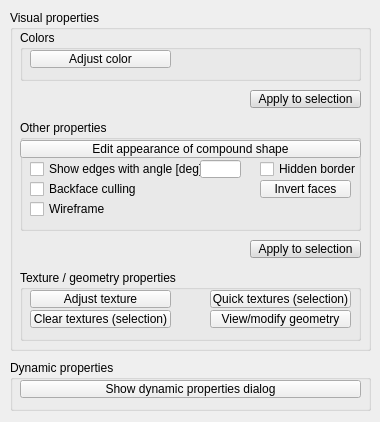
<?xml version="1.0" encoding="UTF-8"?>
<ui version="4.0">
 <class>CQDlgShapes</class>
 <widget class="QDialog" name="CQDlgShapes">
  <property name="windowModality">
   <enum>Qt::NonModal</enum>
  </property>
  <property name="geometry">
   <rect>
    <x>0</x>
    <y>0</y>
    <width>380</width>
    <height>422</height>
   </rect>
  </property>
  <property name="windowTitle">
   <string>Shape Properties</string>
  </property>
  <property name="windowOpacity">
   <double>1.000000000000000</double>
  </property>
  <property name="locale">
   <locale language="English" country="UnitedStates"/>
  </property>
  <property name="modal">
   <bool>false</bool>
  </property>
  <widget class="QGroupBox" name="groupBox_2">
   <property name="geometry">
    <rect>
     <x>10</x>
     <y>360</y>
     <width>361</width>
     <height>51</height>
    </rect>
   </property>
   <property name="title">
    <string>Dynamic properties</string>
   </property>
   <property name="flat">
    <bool>false</bool>
   </property>
   <widget class="QToolButton" name="qqEditDynamics">
    <property name="geometry">
     <rect>
      <x>10</x>
      <y>20</y>
      <width>341</width>
      <height>18</height>
     </rect>
    </property>
    <property name="focusPolicy">
     <enum>Qt::StrongFocus</enum>
    </property>
    <property name="text">
     <string>Show dynamic properties dialog</string>
    </property>
    <property name="checkable">
     <bool>true</bool>
    </property>
   </widget>
  </widget>
  <widget class="QGroupBox" name="groupBox_5">
   <property name="geometry">
    <rect>
     <x>10</x>
     <y>10</y>
     <width>361</width>
     <height>341</height>
    </rect>
   </property>
   <property name="title">
    <string>Visual properties</string>
   </property>
   <widget class="QGroupBox" name="qqColorGroup">
    <property name="geometry">
     <rect>
      <x>10</x>
      <y>20</y>
      <width>341</width>
      <height>51</height>
     </rect>
    </property>
    <property name="title">
     <string>Colors</string>
    </property>
    <property name="flat">
     <bool>false</bool>
    </property>
    <widget class="QToolButton" name="qqAdjustOutsideColor">
     <property name="geometry">
      <rect>
       <x>10</x>
       <y>20</y>
       <width>141</width>
       <height>18</height>
      </rect>
     </property>
     <property name="focusPolicy">
      <enum>Qt::StrongFocus</enum>
     </property>
     <property name="text">
      <string>Adjust color</string>
     </property>
    </widget>
   </widget>
   <widget class="QToolButton" name="qqApplyColors">
    <property name="geometry">
     <rect>
      <x>240</x>
      <y>80</y>
      <width>111</width>
      <height>18</height>
     </rect>
    </property>
    <property name="palette">
     <palette>
      <active>
       <colorrole role="WindowText">
        <brush brushstyle="SolidPattern">
         <color alpha="255">
          <red>0</red>
          <green>0</green>
          <blue>0</blue>
         </color>
        </brush>
       </colorrole>
       <colorrole role="Button">
        <brush brushstyle="SolidPattern">
         <color alpha="255">
          <red>220</red>
          <green>220</green>
          <blue>220</blue>
         </color>
        </brush>
       </colorrole>
       <colorrole role="Light">
        <brush brushstyle="SolidPattern">
         <color alpha="255">
          <red>255</red>
          <green>255</green>
          <blue>255</blue>
         </color>
        </brush>
       </colorrole>
       <colorrole role="Midlight">
        <brush brushstyle="SolidPattern">
         <color alpha="255">
          <red>237</red>
          <green>237</green>
          <blue>237</blue>
         </color>
        </brush>
       </colorrole>
       <colorrole role="Dark">
        <brush brushstyle="SolidPattern">
         <color alpha="255">
          <red>110</red>
          <green>110</green>
          <blue>110</blue>
         </color>
        </brush>
       </colorrole>
       <colorrole role="Mid">
        <brush brushstyle="SolidPattern">
         <color alpha="255">
          <red>147</red>
          <green>147</green>
          <blue>147</blue>
         </color>
        </brush>
       </colorrole>
       <colorrole role="Text">
        <brush brushstyle="SolidPattern">
         <color alpha="255">
          <red>0</red>
          <green>0</green>
          <blue>0</blue>
         </color>
        </brush>
       </colorrole>
       <colorrole role="BrightText">
        <brush brushstyle="SolidPattern">
         <color alpha="255">
          <red>255</red>
          <green>255</green>
          <blue>255</blue>
         </color>
        </brush>
       </colorrole>
       <colorrole role="ButtonText">
        <brush brushstyle="SolidPattern">
         <color alpha="255">
          <red>0</red>
          <green>0</green>
          <blue>0</blue>
         </color>
        </brush>
       </colorrole>
       <colorrole role="Base">
        <brush brushstyle="SolidPattern">
         <color alpha="255">
          <red>255</red>
          <green>255</green>
          <blue>255</blue>
         </color>
        </brush>
       </colorrole>
       <colorrole role="Window">
        <brush brushstyle="SolidPattern">
         <color alpha="255">
          <red>220</red>
          <green>220</green>
          <blue>220</blue>
         </color>
        </brush>
       </colorrole>
       <colorrole role="Shadow">
        <brush brushstyle="SolidPattern">
         <color alpha="255">
          <red>0</red>
          <green>0</green>
          <blue>0</blue>
         </color>
        </brush>
       </colorrole>
       <colorrole role="AlternateBase">
        <brush brushstyle="SolidPattern">
         <color alpha="255">
          <red>237</red>
          <green>237</green>
          <blue>237</blue>
         </color>
        </brush>
       </colorrole>
       <colorrole role="ToolTipBase">
        <brush brushstyle="SolidPattern">
         <color alpha="255">
          <red>255</red>
          <green>255</green>
          <blue>220</blue>
         </color>
        </brush>
       </colorrole>
       <colorrole role="ToolTipText">
        <brush brushstyle="SolidPattern">
         <color alpha="255">
          <red>0</red>
          <green>0</green>
          <blue>0</blue>
         </color>
        </brush>
       </colorrole>
      </active>
      <inactive>
       <colorrole role="WindowText">
        <brush brushstyle="SolidPattern">
         <color alpha="255">
          <red>0</red>
          <green>0</green>
          <blue>0</blue>
         </color>
        </brush>
       </colorrole>
       <colorrole role="Button">
        <brush brushstyle="SolidPattern">
         <color alpha="255">
          <red>220</red>
          <green>220</green>
          <blue>220</blue>
         </color>
        </brush>
       </colorrole>
       <colorrole role="Light">
        <brush brushstyle="SolidPattern">
         <color alpha="255">
          <red>255</red>
          <green>255</green>
          <blue>255</blue>
         </color>
        </brush>
       </colorrole>
       <colorrole role="Midlight">
        <brush brushstyle="SolidPattern">
         <color alpha="255">
          <red>237</red>
          <green>237</green>
          <blue>237</blue>
         </color>
        </brush>
       </colorrole>
       <colorrole role="Dark">
        <brush brushstyle="SolidPattern">
         <color alpha="255">
          <red>110</red>
          <green>110</green>
          <blue>110</blue>
         </color>
        </brush>
       </colorrole>
       <colorrole role="Mid">
        <brush brushstyle="SolidPattern">
         <color alpha="255">
          <red>147</red>
          <green>147</green>
          <blue>147</blue>
         </color>
        </brush>
       </colorrole>
       <colorrole role="Text">
        <brush brushstyle="SolidPattern">
         <color alpha="255">
          <red>0</red>
          <green>0</green>
          <blue>0</blue>
         </color>
        </brush>
       </colorrole>
       <colorrole role="BrightText">
        <brush brushstyle="SolidPattern">
         <color alpha="255">
          <red>255</red>
          <green>255</green>
          <blue>255</blue>
         </color>
        </brush>
       </colorrole>
       <colorrole role="ButtonText">
        <brush brushstyle="SolidPattern">
         <color alpha="255">
          <red>0</red>
          <green>0</green>
          <blue>0</blue>
         </color>
        </brush>
       </colorrole>
       <colorrole role="Base">
        <brush brushstyle="SolidPattern">
         <color alpha="255">
          <red>255</red>
          <green>255</green>
          <blue>255</blue>
         </color>
        </brush>
       </colorrole>
       <colorrole role="Window">
        <brush brushstyle="SolidPattern">
         <color alpha="255">
          <red>220</red>
          <green>220</green>
          <blue>220</blue>
         </color>
        </brush>
       </colorrole>
       <colorrole role="Shadow">
        <brush brushstyle="SolidPattern">
         <color alpha="255">
          <red>0</red>
          <green>0</green>
          <blue>0</blue>
         </color>
        </brush>
       </colorrole>
       <colorrole role="AlternateBase">
        <brush brushstyle="SolidPattern">
         <color alpha="255">
          <red>237</red>
          <green>237</green>
          <blue>237</blue>
         </color>
        </brush>
       </colorrole>
       <colorrole role="ToolTipBase">
        <brush brushstyle="SolidPattern">
         <color alpha="255">
          <red>255</red>
          <green>255</green>
          <blue>220</blue>
         </color>
        </brush>
       </colorrole>
       <colorrole role="ToolTipText">
        <brush brushstyle="SolidPattern">
         <color alpha="255">
          <red>0</red>
          <green>0</green>
          <blue>0</blue>
         </color>
        </brush>
       </colorrole>
      </inactive>
      <disabled>
       <colorrole role="WindowText">
        <brush brushstyle="SolidPattern">
         <color alpha="255">
          <red>110</red>
          <green>110</green>
          <blue>110</blue>
         </color>
        </brush>
       </colorrole>
       <colorrole role="Button">
        <brush brushstyle="SolidPattern">
         <color alpha="255">
          <red>220</red>
          <green>220</green>
          <blue>220</blue>
         </color>
        </brush>
       </colorrole>
       <colorrole role="Light">
        <brush brushstyle="SolidPattern">
         <color alpha="255">
          <red>255</red>
          <green>255</green>
          <blue>255</blue>
         </color>
        </brush>
       </colorrole>
       <colorrole role="Midlight">
        <brush brushstyle="SolidPattern">
         <color alpha="255">
          <red>237</red>
          <green>237</green>
          <blue>237</blue>
         </color>
        </brush>
       </colorrole>
       <colorrole role="Dark">
        <brush brushstyle="SolidPattern">
         <color alpha="255">
          <red>110</red>
          <green>110</green>
          <blue>110</blue>
         </color>
        </brush>
       </colorrole>
       <colorrole role="Mid">
        <brush brushstyle="SolidPattern">
         <color alpha="255">
          <red>147</red>
          <green>147</green>
          <blue>147</blue>
         </color>
        </brush>
       </colorrole>
       <colorrole role="Text">
        <brush brushstyle="SolidPattern">
         <color alpha="255">
          <red>110</red>
          <green>110</green>
          <blue>110</blue>
         </color>
        </brush>
       </colorrole>
       <colorrole role="BrightText">
        <brush brushstyle="SolidPattern">
         <color alpha="255">
          <red>255</red>
          <green>255</green>
          <blue>255</blue>
         </color>
        </brush>
       </colorrole>
       <colorrole role="ButtonText">
        <brush brushstyle="SolidPattern">
         <color alpha="255">
          <red>110</red>
          <green>110</green>
          <blue>110</blue>
         </color>
        </brush>
       </colorrole>
       <colorrole role="Base">
        <brush brushstyle="SolidPattern">
         <color alpha="255">
          <red>220</red>
          <green>220</green>
          <blue>220</blue>
         </color>
        </brush>
       </colorrole>
       <colorrole role="Window">
        <brush brushstyle="SolidPattern">
         <color alpha="255">
          <red>220</red>
          <green>220</green>
          <blue>220</blue>
         </color>
        </brush>
       </colorrole>
       <colorrole role="Shadow">
        <brush brushstyle="SolidPattern">
         <color alpha="255">
          <red>0</red>
          <green>0</green>
          <blue>0</blue>
         </color>
        </brush>
       </colorrole>
       <colorrole role="AlternateBase">
        <brush brushstyle="SolidPattern">
         <color alpha="255">
          <red>220</red>
          <green>220</green>
          <blue>220</blue>
         </color>
        </brush>
       </colorrole>
       <colorrole role="ToolTipBase">
        <brush brushstyle="SolidPattern">
         <color alpha="255">
          <red>255</red>
          <green>255</green>
          <blue>220</blue>
         </color>
        </brush>
       </colorrole>
       <colorrole role="ToolTipText">
        <brush brushstyle="SolidPattern">
         <color alpha="255">
          <red>0</red>
          <green>0</green>
          <blue>0</blue>
         </color>
        </brush>
       </colorrole>
      </disabled>
     </palette>
    </property>
    <property name="focusPolicy">
     <enum>Qt::StrongFocus</enum>
    </property>
    <property name="text">
     <string>Apply to selection</string>
    </property>
   </widget>
   <widget class="QGroupBox" name="qqOtherPropGroup">
    <property name="geometry">
     <rect>
      <x>10</x>
      <y>110</y>
      <width>341</width>
      <height>111</height>
     </rect>
    </property>
    <property name="title">
     <string>Other properties</string>
    </property>
    <property name="flat">
     <bool>false</bool>
    </property>
    <widget class="QCheckBox" name="qqBackfaceCulling">
     <property name="geometry">
      <rect>
       <x>10</x>
       <y>60</y>
       <width>151</width>
       <height>18</height>
      </rect>
     </property>
     <property name="focusPolicy">
      <enum>Qt::StrongFocus</enum>
     </property>
     <property name="text">
      <string>Backface culling</string>
     </property>
    </widget>
    <widget class="QCheckBox" name="qqWireframe">
     <property name="geometry">
      <rect>
       <x>10</x>
       <y>80</y>
       <width>151</width>
       <height>18</height>
      </rect>
     </property>
     <property name="focusPolicy">
      <enum>Qt::StrongFocus</enum>
     </property>
     <property name="text">
      <string>Wireframe</string>
     </property>
    </widget>
    <widget class="QCheckBox" name="qqShowEdges">
     <property name="geometry">
      <rect>
       <x>10</x>
       <y>40</y>
       <width>171</width>
       <height>18</height>
      </rect>
     </property>
     <property name="focusPolicy">
      <enum>Qt::StrongFocus</enum>
     </property>
     <property name="text">
      <string>Show edges with angle [deg]</string>
     </property>
    </widget>
    <widget class="QLabel" name="label">
     <property name="geometry">
      <rect>
       <x>10</x>
       <y>20</y>
       <width>111</width>
       <height>18</height>
      </rect>
     </property>
     <property name="text">
      <string>Shading angle [deg]</string>
     </property>
    </widget>
    <widget class="QLineEdit" name="qqShadingAngle">
     <property name="geometry">
      <rect>
       <x>125</x>
       <y>20</y>
       <width>41</width>
       <height>18</height>
      </rect>
     </property>
    </widget>
    <widget class="QToolButton" name="qqInvertFaces">
     <property name="geometry">
      <rect>
       <x>240</x>
       <y>60</y>
       <width>91</width>
       <height>18</height>
      </rect>
     </property>
     <property name="focusPolicy">
      <enum>Qt::StrongFocus</enum>
     </property>
     <property name="text">
      <string>Invert faces</string>
     </property>
    </widget>
    <widget class="QLineEdit" name="qqEdgesAngle">
     <property name="geometry">
      <rect>
       <x>180</x>
       <y>40</y>
       <width>41</width>
       <height>18</height>
      </rect>
     </property>
    </widget>
    <widget class="QCheckBox" name="qqHiddenBorder">
     <property name="geometry">
      <rect>
       <x>240</x>
       <y>40</y>
       <width>101</width>
       <height>18</height>
      </rect>
     </property>
     <property name="focusPolicy">
      <enum>Qt::StrongFocus</enum>
     </property>
     <property name="text">
      <string>Hidden border</string>
     </property>
    </widget>
   </widget>
   <widget class="QToolButton" name="qqApplyMain">
    <property name="geometry">
     <rect>
      <x>240</x>
      <y>230</y>
      <width>111</width>
      <height>18</height>
     </rect>
    </property>
    <property name="palette">
     <palette>
      <active>
       <colorrole role="WindowText">
        <brush brushstyle="SolidPattern">
         <color alpha="255">
          <red>0</red>
          <green>0</green>
          <blue>0</blue>
         </color>
        </brush>
       </colorrole>
       <colorrole role="Button">
        <brush brushstyle="SolidPattern">
         <color alpha="255">
          <red>220</red>
          <green>220</green>
          <blue>220</blue>
         </color>
        </brush>
       </colorrole>
       <colorrole role="Light">
        <brush brushstyle="SolidPattern">
         <color alpha="255">
          <red>255</red>
          <green>255</green>
          <blue>255</blue>
         </color>
        </brush>
       </colorrole>
       <colorrole role="Midlight">
        <brush brushstyle="SolidPattern">
         <color alpha="255">
          <red>237</red>
          <green>237</green>
          <blue>237</blue>
         </color>
        </brush>
       </colorrole>
       <colorrole role="Dark">
        <brush brushstyle="SolidPattern">
         <color alpha="255">
          <red>110</red>
          <green>110</green>
          <blue>110</blue>
         </color>
        </brush>
       </colorrole>
       <colorrole role="Mid">
        <brush brushstyle="SolidPattern">
         <color alpha="255">
          <red>147</red>
          <green>147</green>
          <blue>147</blue>
         </color>
        </brush>
       </colorrole>
       <colorrole role="Text">
        <brush brushstyle="SolidPattern">
         <color alpha="255">
          <red>0</red>
          <green>0</green>
          <blue>0</blue>
         </color>
        </brush>
       </colorrole>
       <colorrole role="BrightText">
        <brush brushstyle="SolidPattern">
         <color alpha="255">
          <red>255</red>
          <green>255</green>
          <blue>255</blue>
         </color>
        </brush>
       </colorrole>
       <colorrole role="ButtonText">
        <brush brushstyle="SolidPattern">
         <color alpha="255">
          <red>0</red>
          <green>0</green>
          <blue>0</blue>
         </color>
        </brush>
       </colorrole>
       <colorrole role="Base">
        <brush brushstyle="SolidPattern">
         <color alpha="255">
          <red>255</red>
          <green>255</green>
          <blue>255</blue>
         </color>
        </brush>
       </colorrole>
       <colorrole role="Window">
        <brush brushstyle="SolidPattern">
         <color alpha="255">
          <red>220</red>
          <green>220</green>
          <blue>220</blue>
         </color>
        </brush>
       </colorrole>
       <colorrole role="Shadow">
        <brush brushstyle="SolidPattern">
         <color alpha="255">
          <red>0</red>
          <green>0</green>
          <blue>0</blue>
         </color>
        </brush>
       </colorrole>
       <colorrole role="AlternateBase">
        <brush brushstyle="SolidPattern">
         <color alpha="255">
          <red>237</red>
          <green>237</green>
          <blue>237</blue>
         </color>
        </brush>
       </colorrole>
       <colorrole role="ToolTipBase">
        <brush brushstyle="SolidPattern">
         <color alpha="255">
          <red>255</red>
          <green>255</green>
          <blue>220</blue>
         </color>
        </brush>
       </colorrole>
       <colorrole role="ToolTipText">
        <brush brushstyle="SolidPattern">
         <color alpha="255">
          <red>0</red>
          <green>0</green>
          <blue>0</blue>
         </color>
        </brush>
       </colorrole>
      </active>
      <inactive>
       <colorrole role="WindowText">
        <brush brushstyle="SolidPattern">
         <color alpha="255">
          <red>0</red>
          <green>0</green>
          <blue>0</blue>
         </color>
        </brush>
       </colorrole>
       <colorrole role="Button">
        <brush brushstyle="SolidPattern">
         <color alpha="255">
          <red>220</red>
          <green>220</green>
          <blue>220</blue>
         </color>
        </brush>
       </colorrole>
       <colorrole role="Light">
        <brush brushstyle="SolidPattern">
         <color alpha="255">
          <red>255</red>
          <green>255</green>
          <blue>255</blue>
         </color>
        </brush>
       </colorrole>
       <colorrole role="Midlight">
        <brush brushstyle="SolidPattern">
         <color alpha="255">
          <red>237</red>
          <green>237</green>
          <blue>237</blue>
         </color>
        </brush>
       </colorrole>
       <colorrole role="Dark">
        <brush brushstyle="SolidPattern">
         <color alpha="255">
          <red>110</red>
          <green>110</green>
          <blue>110</blue>
         </color>
        </brush>
       </colorrole>
       <colorrole role="Mid">
        <brush brushstyle="SolidPattern">
         <color alpha="255">
          <red>147</red>
          <green>147</green>
          <blue>147</blue>
         </color>
        </brush>
       </colorrole>
       <colorrole role="Text">
        <brush brushstyle="SolidPattern">
         <color alpha="255">
          <red>0</red>
          <green>0</green>
          <blue>0</blue>
         </color>
        </brush>
       </colorrole>
       <colorrole role="BrightText">
        <brush brushstyle="SolidPattern">
         <color alpha="255">
          <red>255</red>
          <green>255</green>
          <blue>255</blue>
         </color>
        </brush>
       </colorrole>
       <colorrole role="ButtonText">
        <brush brushstyle="SolidPattern">
         <color alpha="255">
          <red>0</red>
          <green>0</green>
          <blue>0</blue>
         </color>
        </brush>
       </colorrole>
       <colorrole role="Base">
        <brush brushstyle="SolidPattern">
         <color alpha="255">
          <red>255</red>
          <green>255</green>
          <blue>255</blue>
         </color>
        </brush>
       </colorrole>
       <colorrole role="Window">
        <brush brushstyle="SolidPattern">
         <color alpha="255">
          <red>220</red>
          <green>220</green>
          <blue>220</blue>
         </color>
        </brush>
       </colorrole>
       <colorrole role="Shadow">
        <brush brushstyle="SolidPattern">
         <color alpha="255">
          <red>0</red>
          <green>0</green>
          <blue>0</blue>
         </color>
        </brush>
       </colorrole>
       <colorrole role="AlternateBase">
        <brush brushstyle="SolidPattern">
         <color alpha="255">
          <red>237</red>
          <green>237</green>
          <blue>237</blue>
         </color>
        </brush>
       </colorrole>
       <colorrole role="ToolTipBase">
        <brush brushstyle="SolidPattern">
         <color alpha="255">
          <red>255</red>
          <green>255</green>
          <blue>220</blue>
         </color>
        </brush>
       </colorrole>
       <colorrole role="ToolTipText">
        <brush brushstyle="SolidPattern">
         <color alpha="255">
          <red>0</red>
          <green>0</green>
          <blue>0</blue>
         </color>
        </brush>
       </colorrole>
      </inactive>
      <disabled>
       <colorrole role="WindowText">
        <brush brushstyle="SolidPattern">
         <color alpha="255">
          <red>110</red>
          <green>110</green>
          <blue>110</blue>
         </color>
        </brush>
       </colorrole>
       <colorrole role="Button">
        <brush brushstyle="SolidPattern">
         <color alpha="255">
          <red>220</red>
          <green>220</green>
          <blue>220</blue>
         </color>
        </brush>
       </colorrole>
       <colorrole role="Light">
        <brush brushstyle="SolidPattern">
         <color alpha="255">
          <red>255</red>
          <green>255</green>
          <blue>255</blue>
         </color>
        </brush>
       </colorrole>
       <colorrole role="Midlight">
        <brush brushstyle="SolidPattern">
         <color alpha="255">
          <red>237</red>
          <green>237</green>
          <blue>237</blue>
         </color>
        </brush>
       </colorrole>
       <colorrole role="Dark">
        <brush brushstyle="SolidPattern">
         <color alpha="255">
          <red>110</red>
          <green>110</green>
          <blue>110</blue>
         </color>
        </brush>
       </colorrole>
       <colorrole role="Mid">
        <brush brushstyle="SolidPattern">
         <color alpha="255">
          <red>147</red>
          <green>147</green>
          <blue>147</blue>
         </color>
        </brush>
       </colorrole>
       <colorrole role="Text">
        <brush brushstyle="SolidPattern">
         <color alpha="255">
          <red>110</red>
          <green>110</green>
          <blue>110</blue>
         </color>
        </brush>
       </colorrole>
       <colorrole role="BrightText">
        <brush brushstyle="SolidPattern">
         <color alpha="255">
          <red>255</red>
          <green>255</green>
          <blue>255</blue>
         </color>
        </brush>
       </colorrole>
       <colorrole role="ButtonText">
        <brush brushstyle="SolidPattern">
         <color alpha="255">
          <red>110</red>
          <green>110</green>
          <blue>110</blue>
         </color>
        </brush>
       </colorrole>
       <colorrole role="Base">
        <brush brushstyle="SolidPattern">
         <color alpha="255">
          <red>220</red>
          <green>220</green>
          <blue>220</blue>
         </color>
        </brush>
       </colorrole>
       <colorrole role="Window">
        <brush brushstyle="SolidPattern">
         <color alpha="255">
          <red>220</red>
          <green>220</green>
          <blue>220</blue>
         </color>
        </brush>
       </colorrole>
       <colorrole role="Shadow">
        <brush brushstyle="SolidPattern">
         <color alpha="255">
          <red>0</red>
          <green>0</green>
          <blue>0</blue>
         </color>
        </brush>
       </colorrole>
       <colorrole role="AlternateBase">
        <brush brushstyle="SolidPattern">
         <color alpha="255">
          <red>220</red>
          <green>220</green>
          <blue>220</blue>
         </color>
        </brush>
       </colorrole>
       <colorrole role="ToolTipBase">
        <brush brushstyle="SolidPattern">
         <color alpha="255">
          <red>255</red>
          <green>255</green>
          <blue>220</blue>
         </color>
        </brush>
       </colorrole>
       <colorrole role="ToolTipText">
        <brush brushstyle="SolidPattern">
         <color alpha="255">
          <red>0</red>
          <green>0</green>
          <blue>0</blue>
         </color>
        </brush>
       </colorrole>
      </disabled>
     </palette>
    </property>
    <property name="focusPolicy">
     <enum>Qt::StrongFocus</enum>
    </property>
    <property name="text">
     <string>Apply to selection</string>
    </property>
   </widget>
   <widget class="QGroupBox" name="groupBox_4">
    <property name="geometry">
     <rect>
      <x>10</x>
      <y>260</y>
      <width>341</width>
      <height>71</height>
     </rect>
    </property>
    <property name="title">
     <string>Texture / geometry properties</string>
    </property>
    <property name="flat">
     <bool>false</bool>
    </property>
    <widget class="QToolButton" name="qqTexture">
     <property name="geometry">
      <rect>
       <x>10</x>
       <y>20</y>
       <width>141</width>
       <height>18</height>
      </rect>
     </property>
     <property name="focusPolicy">
      <enum>Qt::StrongFocus</enum>
     </property>
     <property name="text">
      <string>Adjust texture</string>
     </property>
    </widget>
    <widget class="QToolButton" name="qqGeometry">
     <property name="geometry">
      <rect>
       <x>190</x>
       <y>40</y>
       <width>141</width>
       <height>18</height>
      </rect>
     </property>
     <property name="focusPolicy">
      <enum>Qt::StrongFocus</enum>
     </property>
     <property name="text">
      <string>View/modify geometry</string>
     </property>
    </widget>
    <widget class="QToolButton" name="qqDirtTexture">
     <property name="geometry">
      <rect>
       <x>190</x>
       <y>20</y>
       <width>141</width>
       <height>18</height>
      </rect>
     </property>
     <property name="focusPolicy">
      <enum>Qt::StrongFocus</enum>
     </property>
     <property name="text">
      <string>Quick textures (selection)</string>
     </property>
    </widget>
    <widget class="QToolButton" name="qqClearTextures">
     <property name="geometry">
      <rect>
       <x>10</x>
       <y>40</y>
       <width>141</width>
       <height>18</height>
      </rect>
     </property>
     <property name="focusPolicy">
      <enum>Qt::StrongFocus</enum>
     </property>
     <property name="text">
      <string>Clear textures (selection)</string>
     </property>
    </widget>
   </widget>
  </widget>
  <widget class="QToolButton" name="qqEditMultishape">
   <property name="geometry">
    <rect>
     <x>20</x>
     <y>140</y>
     <width>341</width>
     <height>18</height>
    </rect>
   </property>
   <property name="focusPolicy">
    <enum>Qt::StrongFocus</enum>
   </property>
   <property name="text">
    <string>Edit appearance of compound shape</string>
   </property>
   <property name="checkable">
    <bool>false</bool>
   </property>
  </widget>
 </widget>
 <tabstops>
  <tabstop>qqAdjustOutsideColor</tabstop>
  <tabstop>qqApplyColors</tabstop>
  <tabstop>qqShadingAngle</tabstop>
  <tabstop>qqShowEdges</tabstop>
  <tabstop>qqEdgesAngle</tabstop>
  <tabstop>qqHiddenBorder</tabstop>
  <tabstop>qqBackfaceCulling</tabstop>
  <tabstop>qqInvertFaces</tabstop>
  <tabstop>qqWireframe</tabstop>
  <tabstop>qqApplyMain</tabstop>
  <tabstop>qqTexture</tabstop>
  <tabstop>qqDirtTexture</tabstop>
  <tabstop>qqClearTextures</tabstop>
  <tabstop>qqGeometry</tabstop>
  <tabstop>qqEditDynamics</tabstop>
  <tabstop>qqEditMultishape</tabstop>
 </tabstops>
 <resources/>
 <connections/>
</ui>
